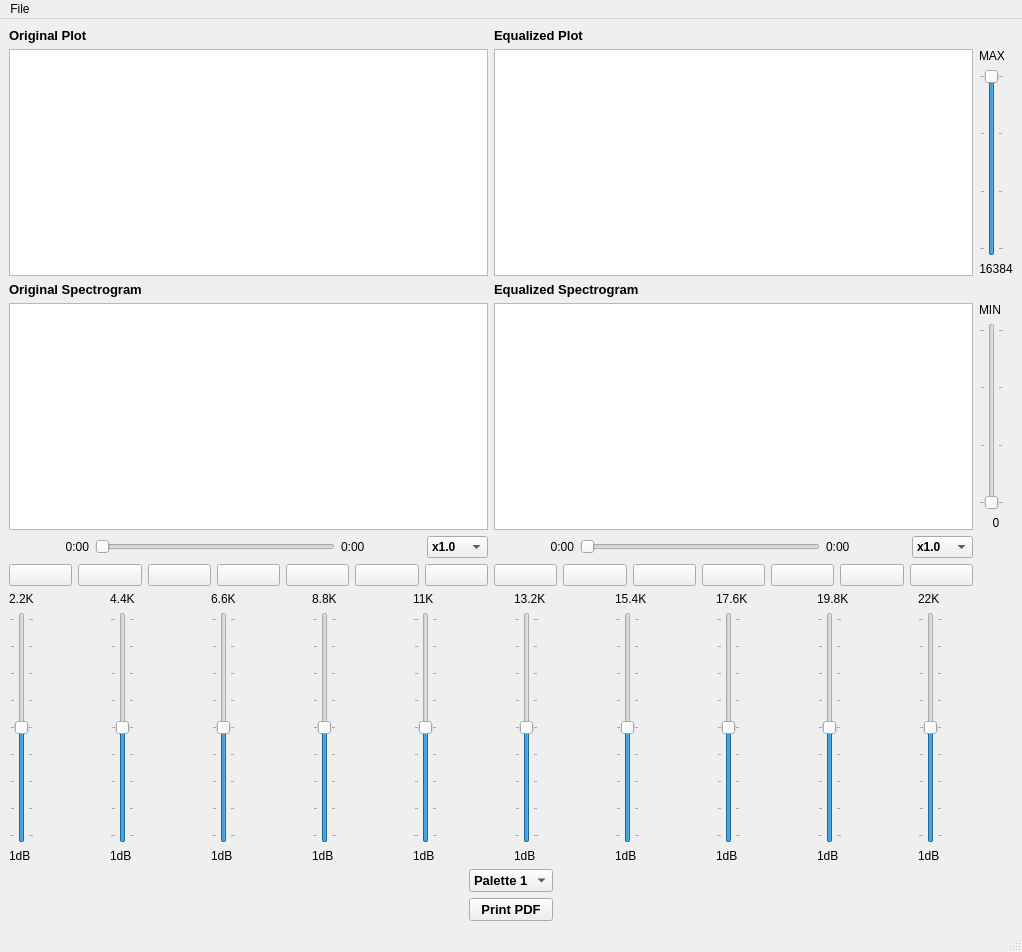
<?xml version="1.0" encoding="UTF-8"?>
<ui version="4.0">
 <class>MainWindow</class>
 <widget class="QMainWindow" name="MainWindow">
  <property name="geometry">
   <rect>
    <x>0</x>
    <y>0</y>
    <width>1022</width>
    <height>952</height>
   </rect>
  </property>
  <property name="minimumSize">
   <size>
    <width>1022</width>
    <height>952</height>
   </size>
  </property>
  <property name="windowTitle">
   <string>SBME - Sound Equalizer</string>
  </property>
  <widget class="QWidget" name="centralwidget">
   <layout class="QVBoxLayout" name="verticalLayout_16">
    <item>
     <layout class="QGridLayout" name="gridLayout">
      <item row="0" column="0">
       <widget class="QLabel" name="label_11">
        <property name="font">
         <font>
          <pointsize>10</pointsize>
          <weight>75</weight>
          <bold>true</bold>
         </font>
        </property>
        <property name="text">
         <string>Original Plot</string>
        </property>
       </widget>
      </item>
      <item row="2" column="1">
       <widget class="QLabel" name="label_24">
        <property name="font">
         <font>
          <pointsize>10</pointsize>
          <weight>75</weight>
          <bold>true</bold>
         </font>
        </property>
        <property name="text">
         <string>Equalized Spectrogram</string>
        </property>
       </widget>
      </item>
      <item row="3" column="0">
       <widget class="PlotWidget" name="spectrogram_before">
        <property name="minimumSize">
         <size>
          <width>470</width>
          <height>227</height>
         </size>
        </property>
        <property name="maximumSize">
         <size>
          <width>946</width>
          <height>228</height>
         </size>
        </property>
       </widget>
      </item>
      <item row="3" column="1">
       <widget class="PlotWidget" name="spectrogram_after">
        <property name="minimumSize">
         <size>
          <width>470</width>
          <height>227</height>
         </size>
        </property>
        <property name="maximumSize">
         <size>
          <width>946</width>
          <height>228</height>
         </size>
        </property>
       </widget>
      </item>
      <item row="5" column="0">
       <layout class="QVBoxLayout" name="verticalLayout_4">
        <item>
         <layout class="QHBoxLayout" name="controlers_before">
          <item>
           <widget class="QPushButton" name="jump_back_btn_before">
            <property name="text">
             <string/>
            </property>
            <property name="icon">
             <iconset>
              <normaloff>../multiChannelSignalViewer/UI/Images/fast-backward.png</normaloff>../multiChannelSignalViewer/UI/Images/fast-backward.png</iconset>
            </property>
           </widget>
          </item>
          <item>
           <widget class="QPushButton" name="play_btn_before">
            <property name="text">
             <string/>
            </property>
            <property name="icon">
             <iconset>
              <normaloff>../multiChannelSignalViewer/UI/Images/play.png</normaloff>../multiChannelSignalViewer/UI/Images/play.png</iconset>
            </property>
           </widget>
          </item>
          <item>
           <widget class="QPushButton" name="pause_btn_before">
            <property name="text">
             <string/>
            </property>
            <property name="icon">
             <iconset>
              <normaloff>../multiChannelSignalViewer/UI/Images/pause.png</normaloff>../multiChannelSignalViewer/UI/Images/pause.png</iconset>
            </property>
           </widget>
          </item>
          <item>
           <widget class="QPushButton" name="stop_btn_before">
            <property name="text">
             <string/>
            </property>
            <property name="icon">
             <iconset>
              <normaloff>../multiChannelSignalViewer/UI/Images/stop.png</normaloff>../multiChannelSignalViewer/UI/Images/stop.png</iconset>
            </property>
           </widget>
          </item>
          <item>
           <widget class="QPushButton" name="jump_forward_btn_before">
            <property name="text">
             <string/>
            </property>
            <property name="icon">
             <iconset>
              <normaloff>../multiChannelSignalViewer/UI/Images/fast-forward.png</normaloff>../multiChannelSignalViewer/UI/Images/fast-forward.png</iconset>
            </property>
           </widget>
          </item>
          <item>
           <widget class="QPushButton" name="zoom_in_btn_before">
            <property name="text">
             <string/>
            </property>
            <property name="icon">
             <iconset>
              <normaloff>../multiChannelSignalViewer/UI/Images/zoom-in.png</normaloff>../multiChannelSignalViewer/UI/Images/zoom-in.png</iconset>
            </property>
           </widget>
          </item>
          <item>
           <widget class="QPushButton" name="zoom_out_btn_before">
            <property name="text">
             <string/>
            </property>
            <property name="icon">
             <iconset>
              <normaloff>../multiChannelSignalViewer/UI/Images/zoom-out.png</normaloff>../multiChannelSignalViewer/UI/Images/zoom-out.png</iconset>
            </property>
           </widget>
          </item>
         </layout>
        </item>
       </layout>
      </item>
      <item row="2" column="0">
       <widget class="QLabel" name="label_13">
        <property name="font">
         <font>
          <pointsize>10</pointsize>
          <weight>75</weight>
          <bold>true</bold>
         </font>
        </property>
        <property name="text">
         <string>Original Spectrogram</string>
        </property>
       </widget>
      </item>
      <item row="0" column="1">
       <widget class="QLabel" name="label_12">
        <property name="font">
         <font>
          <pointsize>10</pointsize>
          <weight>75</weight>
          <bold>true</bold>
         </font>
        </property>
        <property name="text">
         <string>Equalized Plot</string>
        </property>
       </widget>
      </item>
      <item row="4" column="0">
       <layout class="QHBoxLayout" name="time_before">
        <item>
         <widget class="QLabel" name="current_time_before">
          <property name="minimumSize">
           <size>
            <width>80</width>
            <height>0</height>
           </size>
          </property>
          <property name="text">
           <string>0:00</string>
          </property>
          <property name="alignment">
           <set>Qt::AlignRight|Qt::AlignTrailing|Qt::AlignVCenter</set>
          </property>
         </widget>
        </item>
        <item>
         <widget class="QSlider" name="time_seeker_before">
          <property name="orientation">
           <enum>Qt::Horizontal</enum>
          </property>
         </widget>
        </item>
        <item>
         <widget class="QLabel" name="total_time_before">
          <property name="minimumSize">
           <size>
            <width>80</width>
            <height>0</height>
           </size>
          </property>
          <property name="text">
           <string>0:00</string>
          </property>
          <property name="alignment">
           <set>Qt::AlignLeading|Qt::AlignLeft|Qt::AlignVCenter</set>
          </property>
         </widget>
        </item>
        <item>
         <widget class="QComboBox" name="playback_speed_before">
          <property name="font">
           <font>
            <weight>75</weight>
            <bold>true</bold>
           </font>
          </property>
          <property name="currentIndex">
           <number>2</number>
          </property>
          <item>
           <property name="text">
            <string>x0.5</string>
           </property>
          </item>
          <item>
           <property name="text">
            <string>x0.75</string>
           </property>
          </item>
          <item>
           <property name="text">
            <string>x1.0</string>
           </property>
          </item>
          <item>
           <property name="text">
            <string>x1.25</string>
           </property>
          </item>
          <item>
           <property name="text">
            <string>x1.5</string>
           </property>
          </item>
          <item>
           <property name="text">
            <string>x2.0</string>
           </property>
          </item>
         </widget>
        </item>
       </layout>
      </item>
      <item row="4" column="1">
       <layout class="QHBoxLayout" name="time_after">
        <item>
         <widget class="QLabel" name="current_time_after">
          <property name="minimumSize">
           <size>
            <width>80</width>
            <height>0</height>
           </size>
          </property>
          <property name="text">
           <string>0:00</string>
          </property>
          <property name="alignment">
           <set>Qt::AlignRight|Qt::AlignTrailing|Qt::AlignVCenter</set>
          </property>
         </widget>
        </item>
        <item>
         <widget class="QSlider" name="time_seeker_after">
          <property name="orientation">
           <enum>Qt::Horizontal</enum>
          </property>
         </widget>
        </item>
        <item>
         <widget class="QLabel" name="total_time_after">
          <property name="minimumSize">
           <size>
            <width>80</width>
            <height>0</height>
           </size>
          </property>
          <property name="text">
           <string>0:00</string>
          </property>
          <property name="alignment">
           <set>Qt::AlignLeading|Qt::AlignLeft|Qt::AlignVCenter</set>
          </property>
         </widget>
        </item>
        <item>
         <widget class="QComboBox" name="playback_speed_after">
          <property name="font">
           <font>
            <weight>75</weight>
            <bold>true</bold>
           </font>
          </property>
          <property name="currentIndex">
           <number>2</number>
          </property>
          <item>
           <property name="text">
            <string>x0.5</string>
           </property>
          </item>
          <item>
           <property name="text">
            <string>x0.75</string>
           </property>
          </item>
          <item>
           <property name="text">
            <string>x1.0</string>
           </property>
          </item>
          <item>
           <property name="text">
            <string>x1.25</string>
           </property>
          </item>
          <item>
           <property name="text">
            <string>x1.5</string>
           </property>
          </item>
          <item>
           <property name="text">
            <string>x2.0</string>
           </property>
          </item>
         </widget>
        </item>
       </layout>
      </item>
      <item row="1" column="1">
       <widget class="PlotWidget" name="graph_after">
        <property name="minimumSize">
         <size>
          <width>470</width>
          <height>227</height>
         </size>
        </property>
       </widget>
      </item>
      <item row="1" column="0">
       <widget class="PlotWidget" name="graph_before">
        <property name="minimumSize">
         <size>
          <width>470</width>
          <height>227</height>
         </size>
        </property>
       </widget>
      </item>
      <item row="5" column="1">
       <layout class="QHBoxLayout" name="horizontalLayout">
        <item>
         <layout class="QVBoxLayout" name="verticalLayout_3">
          <item>
           <layout class="QHBoxLayout" name="controlers_after">
            <item>
             <widget class="QPushButton" name="jump_back_btn_after">
              <property name="text">
               <string/>
              </property>
              <property name="icon">
               <iconset>
                <normaloff>../multiChannelSignalViewer/UI/Images/fast-backward.png</normaloff>../multiChannelSignalViewer/UI/Images/fast-backward.png</iconset>
              </property>
             </widget>
            </item>
            <item>
             <widget class="QPushButton" name="play_btn_after">
              <property name="text">
               <string/>
              </property>
              <property name="icon">
               <iconset>
                <normaloff>../multiChannelSignalViewer/UI/Images/play.png</normaloff>../multiChannelSignalViewer/UI/Images/play.png</iconset>
              </property>
             </widget>
            </item>
            <item>
             <widget class="QPushButton" name="pause_btn_after">
              <property name="text">
               <string/>
              </property>
              <property name="icon">
               <iconset>
                <normaloff>../multiChannelSignalViewer/UI/Images/pause.png</normaloff>../multiChannelSignalViewer/UI/Images/pause.png</iconset>
              </property>
             </widget>
            </item>
            <item>
             <widget class="QPushButton" name="stop_btn_after">
              <property name="text">
               <string/>
              </property>
              <property name="icon">
               <iconset>
                <normaloff>../multiChannelSignalViewer/UI/Images/stop.png</normaloff>../multiChannelSignalViewer/UI/Images/stop.png</iconset>
              </property>
             </widget>
            </item>
            <item>
             <widget class="QPushButton" name="jump_forward_btn_after">
              <property name="text">
               <string/>
              </property>
              <property name="icon">
               <iconset>
                <normaloff>../multiChannelSignalViewer/UI/Images/fast-forward.png</normaloff>../multiChannelSignalViewer/UI/Images/fast-forward.png</iconset>
              </property>
             </widget>
            </item>
            <item>
             <widget class="QPushButton" name="zoom_in_btn_after">
              <property name="text">
               <string/>
              </property>
              <property name="icon">
               <iconset>
                <normaloff>../multiChannelSignalViewer/UI/Images/zoom-in.png</normaloff>../multiChannelSignalViewer/UI/Images/zoom-in.png</iconset>
              </property>
             </widget>
            </item>
            <item>
             <widget class="QPushButton" name="zoom_out_btn_after">
              <property name="text">
               <string/>
              </property>
              <property name="icon">
               <iconset>
                <normaloff>../multiChannelSignalViewer/UI/Images/zoom-out.png</normaloff>../multiChannelSignalViewer/UI/Images/zoom-out.png</iconset>
              </property>
             </widget>
            </item>
           </layout>
          </item>
         </layout>
        </item>
       </layout>
      </item>
      <item row="1" column="2">
       <layout class="QVBoxLayout" name="verticalLayout_14">
        <item>
         <widget class="QLabel" name="max_freq_content_label">
          <property name="text">
           <string>MAX</string>
          </property>
         </widget>
        </item>
        <item>
         <widget class="QSlider" name="max_freq_content">
          <property name="maximum">
           <number>3</number>
          </property>
          <property name="value">
           <number>3</number>
          </property>
          <property name="orientation">
           <enum>Qt::Vertical</enum>
          </property>
          <property name="tickPosition">
           <enum>QSlider::TicksBothSides</enum>
          </property>
         </widget>
        </item>
        <item>
         <widget class="QLabel" name="label_14">
          <property name="text">
           <string>16384</string>
          </property>
          <property name="alignment">
           <set>Qt::AlignCenter</set>
          </property>
         </widget>
        </item>
       </layout>
      </item>
      <item row="3" column="2">
       <layout class="QVBoxLayout" name="verticalLayout_15">
        <item>
         <widget class="QLabel" name="min_freq_content_label">
          <property name="text">
           <string>MIN</string>
          </property>
         </widget>
        </item>
        <item>
         <widget class="QSlider" name="min_freq_content">
          <property name="maximum">
           <number>3</number>
          </property>
          <property name="orientation">
           <enum>Qt::Vertical</enum>
          </property>
          <property name="tickPosition">
           <enum>QSlider::TicksBothSides</enum>
          </property>
         </widget>
        </item>
        <item>
         <widget class="QLabel" name="label_15">
          <property name="text">
           <string>0</string>
          </property>
          <property name="alignment">
           <set>Qt::AlignCenter</set>
          </property>
         </widget>
        </item>
       </layout>
      </item>
     </layout>
    </item>
    <item>
     <layout class="QHBoxLayout" name="horizontalLayout_2">
      <item>
       <layout class="QVBoxLayout" name="verticalLayout">
        <item>
         <widget class="QLabel" name="label">
          <property name="text">
           <string>2.2K</string>
          </property>
         </widget>
        </item>
        <item>
         <widget class="QSlider" name="band_1">
          <property name="maximum">
           <number>8</number>
          </property>
          <property name="pageStep">
           <number>1</number>
          </property>
          <property name="value">
           <number>4</number>
          </property>
          <property name="orientation">
           <enum>Qt::Vertical</enum>
          </property>
          <property name="tickPosition">
           <enum>QSlider::TicksBothSides</enum>
          </property>
         </widget>
        </item>
        <item>
         <widget class="QLabel" name="band_1_label">
          <property name="text">
           <string>1dB</string>
          </property>
         </widget>
        </item>
       </layout>
      </item>
      <item>
       <layout class="QVBoxLayout" name="verticalLayout_2">
        <item>
         <widget class="QLabel" name="label_2">
          <property name="text">
           <string>4.4K</string>
          </property>
         </widget>
        </item>
        <item>
         <widget class="QSlider" name="band_2">
          <property name="maximum">
           <number>8</number>
          </property>
          <property name="pageStep">
           <number>1</number>
          </property>
          <property name="value">
           <number>4</number>
          </property>
          <property name="orientation">
           <enum>Qt::Vertical</enum>
          </property>
          <property name="tickPosition">
           <enum>QSlider::TicksBothSides</enum>
          </property>
         </widget>
        </item>
        <item>
         <widget class="QLabel" name="band_2_label">
          <property name="text">
           <string>1dB</string>
          </property>
         </widget>
        </item>
       </layout>
      </item>
      <item>
       <layout class="QVBoxLayout" name="verticalLayout_5">
        <item>
         <widget class="QLabel" name="label_3">
          <property name="text">
           <string>6.6K</string>
          </property>
         </widget>
        </item>
        <item>
         <widget class="QSlider" name="band_3">
          <property name="maximum">
           <number>8</number>
          </property>
          <property name="pageStep">
           <number>1</number>
          </property>
          <property name="value">
           <number>4</number>
          </property>
          <property name="orientation">
           <enum>Qt::Vertical</enum>
          </property>
          <property name="tickPosition">
           <enum>QSlider::TicksBothSides</enum>
          </property>
         </widget>
        </item>
        <item>
         <widget class="QLabel" name="band_3_label">
          <property name="text">
           <string>1dB</string>
          </property>
         </widget>
        </item>
       </layout>
      </item>
      <item>
       <layout class="QVBoxLayout" name="verticalLayout_6">
        <item>
         <widget class="QLabel" name="label_4">
          <property name="text">
           <string>8.8K</string>
          </property>
         </widget>
        </item>
        <item>
         <widget class="QSlider" name="band_4">
          <property name="autoFillBackground">
           <bool>false</bool>
          </property>
          <property name="styleSheet">
           <string notr="true">color: rgb(0, 0, 0);</string>
          </property>
          <property name="maximum">
           <number>8</number>
          </property>
          <property name="pageStep">
           <number>1</number>
          </property>
          <property name="value">
           <number>4</number>
          </property>
          <property name="orientation">
           <enum>Qt::Vertical</enum>
          </property>
          <property name="tickPosition">
           <enum>QSlider::TicksBothSides</enum>
          </property>
         </widget>
        </item>
        <item>
         <widget class="QLabel" name="band_4_label">
          <property name="text">
           <string>1dB</string>
          </property>
         </widget>
        </item>
       </layout>
      </item>
      <item>
       <layout class="QVBoxLayout" name="verticalLayout_7">
        <item>
         <widget class="QLabel" name="label_5">
          <property name="text">
           <string>11K</string>
          </property>
         </widget>
        </item>
        <item>
         <widget class="QSlider" name="band_5">
          <property name="maximum">
           <number>8</number>
          </property>
          <property name="pageStep">
           <number>1</number>
          </property>
          <property name="value">
           <number>4</number>
          </property>
          <property name="orientation">
           <enum>Qt::Vertical</enum>
          </property>
          <property name="tickPosition">
           <enum>QSlider::TicksBothSides</enum>
          </property>
         </widget>
        </item>
        <item>
         <widget class="QLabel" name="band_5_label">
          <property name="text">
           <string>1dB</string>
          </property>
         </widget>
        </item>
       </layout>
      </item>
      <item>
       <layout class="QVBoxLayout" name="verticalLayout_8">
        <item>
         <widget class="QLabel" name="label_6">
          <property name="text">
           <string>13.2K</string>
          </property>
         </widget>
        </item>
        <item>
         <widget class="QSlider" name="band_6">
          <property name="maximum">
           <number>8</number>
          </property>
          <property name="pageStep">
           <number>1</number>
          </property>
          <property name="value">
           <number>4</number>
          </property>
          <property name="orientation">
           <enum>Qt::Vertical</enum>
          </property>
          <property name="tickPosition">
           <enum>QSlider::TicksBothSides</enum>
          </property>
         </widget>
        </item>
        <item>
         <widget class="QLabel" name="band_6_label">
          <property name="text">
           <string>1dB</string>
          </property>
         </widget>
        </item>
       </layout>
      </item>
      <item>
       <layout class="QVBoxLayout" name="verticalLayout_9">
        <item>
         <widget class="QLabel" name="label_7">
          <property name="text">
           <string>15.4K</string>
          </property>
         </widget>
        </item>
        <item>
         <widget class="QSlider" name="band_7">
          <property name="maximum">
           <number>8</number>
          </property>
          <property name="pageStep">
           <number>1</number>
          </property>
          <property name="value">
           <number>4</number>
          </property>
          <property name="orientation">
           <enum>Qt::Vertical</enum>
          </property>
          <property name="tickPosition">
           <enum>QSlider::TicksBothSides</enum>
          </property>
         </widget>
        </item>
        <item>
         <widget class="QLabel" name="band_7_label">
          <property name="text">
           <string>1dB</string>
          </property>
         </widget>
        </item>
       </layout>
      </item>
      <item>
       <layout class="QVBoxLayout" name="verticalLayout_10">
        <item>
         <widget class="QLabel" name="label_8">
          <property name="text">
           <string>17.6K</string>
          </property>
         </widget>
        </item>
        <item>
         <widget class="QSlider" name="band_8">
          <property name="maximum">
           <number>8</number>
          </property>
          <property name="pageStep">
           <number>1</number>
          </property>
          <property name="value">
           <number>4</number>
          </property>
          <property name="orientation">
           <enum>Qt::Vertical</enum>
          </property>
          <property name="tickPosition">
           <enum>QSlider::TicksBothSides</enum>
          </property>
         </widget>
        </item>
        <item>
         <widget class="QLabel" name="band_8_label">
          <property name="text">
           <string>1dB</string>
          </property>
         </widget>
        </item>
       </layout>
      </item>
      <item>
       <layout class="QVBoxLayout" name="verticalLayout_11">
        <item>
         <widget class="QLabel" name="label_9">
          <property name="text">
           <string>19.8K</string>
          </property>
         </widget>
        </item>
        <item>
         <widget class="QSlider" name="band_9">
          <property name="maximum">
           <number>8</number>
          </property>
          <property name="pageStep">
           <number>1</number>
          </property>
          <property name="value">
           <number>4</number>
          </property>
          <property name="orientation">
           <enum>Qt::Vertical</enum>
          </property>
          <property name="tickPosition">
           <enum>QSlider::TicksBothSides</enum>
          </property>
         </widget>
        </item>
        <item>
         <widget class="QLabel" name="band_9_label">
          <property name="text">
           <string>1dB</string>
          </property>
         </widget>
        </item>
       </layout>
      </item>
      <item>
       <layout class="QVBoxLayout" name="verticalLayout_12">
        <item>
         <widget class="QLabel" name="label_10">
          <property name="text">
           <string>22K</string>
          </property>
         </widget>
        </item>
        <item>
         <widget class="QSlider" name="band_10">
          <property name="maximum">
           <number>8</number>
          </property>
          <property name="pageStep">
           <number>1</number>
          </property>
          <property name="value">
           <number>4</number>
          </property>
          <property name="orientation">
           <enum>Qt::Vertical</enum>
          </property>
          <property name="tickPosition">
           <enum>QSlider::TicksBothSides</enum>
          </property>
         </widget>
        </item>
        <item>
         <widget class="QLabel" name="band_10_label">
          <property name="text">
           <string>1dB</string>
          </property>
         </widget>
        </item>
       </layout>
      </item>
     </layout>
    </item>
    <item>
     <layout class="QHBoxLayout" name="horizontalLayout_3">
      <item>
       <spacer name="horizontalSpacer_2">
        <property name="orientation">
         <enum>Qt::Horizontal</enum>
        </property>
        <property name="sizeHint" stdset="0">
         <size>
          <width>40</width>
          <height>20</height>
         </size>
        </property>
       </spacer>
      </item>
      <item>
       <layout class="QVBoxLayout" name="verticalLayout_13">
        <item>
         <widget class="QComboBox" name="palettes_box">
          <property name="font">
           <font>
            <pointsize>10</pointsize>
            <weight>75</weight>
            <bold>true</bold>
           </font>
          </property>
          <item>
           <property name="text">
            <string>Palette 1</string>
           </property>
          </item>
          <item>
           <property name="text">
            <string>Palette 2</string>
           </property>
          </item>
          <item>
           <property name="text">
            <string>Palette 3</string>
           </property>
          </item>
          <item>
           <property name="text">
            <string>Palette 4</string>
           </property>
          </item>
          <item>
           <property name="text">
            <string>Palette 5</string>
           </property>
          </item>
         </widget>
        </item>
        <item>
         <widget class="QPushButton" name="pushButton">
          <property name="font">
           <font>
            <pointsize>10</pointsize>
            <weight>75</weight>
            <bold>true</bold>
           </font>
          </property>
          <property name="text">
           <string>Print PDF</string>
          </property>
         </widget>
        </item>
       </layout>
      </item>
      <item>
       <spacer name="horizontalSpacer">
        <property name="orientation">
         <enum>Qt::Horizontal</enum>
        </property>
        <property name="sizeHint" stdset="0">
         <size>
          <width>40</width>
          <height>20</height>
         </size>
        </property>
       </spacer>
      </item>
     </layout>
    </item>
   </layout>
  </widget>
  <widget class="QMenuBar" name="menubar">
   <property name="geometry">
    <rect>
     <x>0</x>
     <y>0</y>
     <width>1022</width>
     <height>26</height>
    </rect>
   </property>
   <widget class="QMenu" name="menuFile">
    <property name="title">
     <string>File</string>
    </property>
    <addaction name="actionNew"/>
    <addaction name="actionOpen"/>
    <addaction name="actionSave"/>
    <addaction name="actionExit"/>
   </widget>
   <addaction name="menuFile"/>
  </widget>
  <widget class="QStatusBar" name="statusbar"/>
  <action name="actionNew">
   <property name="text">
    <string>New</string>
   </property>
   <property name="shortcut">
    <string>Ctrl+N</string>
   </property>
  </action>
  <action name="actionExit">
   <property name="text">
    <string>Exit</string>
   </property>
   <property name="shortcut">
    <string>Ctrl+Q</string>
   </property>
  </action>
  <action name="actionOpen">
   <property name="text">
    <string>Open</string>
   </property>
   <property name="shortcut">
    <string>Ctrl+O</string>
   </property>
  </action>
  <action name="actionSave">
   <property name="text">
    <string>Save</string>
   </property>
   <property name="shortcut">
    <string>Ctrl+S</string>
   </property>
  </action>
 </widget>
 <customwidgets>
  <customwidget>
   <class>PlotWidget</class>
   <extends>QGraphicsView</extends>
   <header>pyqtgraph</header>
   <container>1</container>
  </customwidget>
 </customwidgets>
 <resources/>
 <connections/>
</ui>
